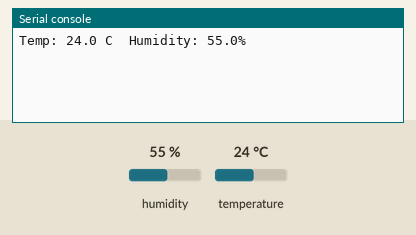
Recording of a program running on a simulated CircuitPython board. Parts: the last lines printed to the serial console. Inputs (shaded band) come from the test bench; at power-on: humidity 55 %, temperature 24 °C.

Above: at 1.2 s.
1.3 s: humidity set to 22 %
At 3.4 s:
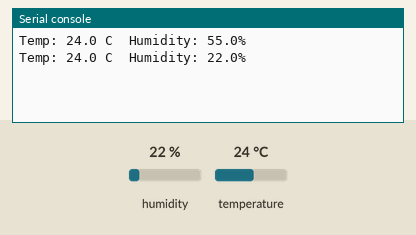
4.3 s: temperature set to 12 °C
At 5.8 s:
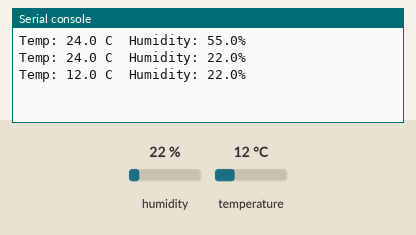
7.3 s: humidity set to 40 %
At 10.6 s:
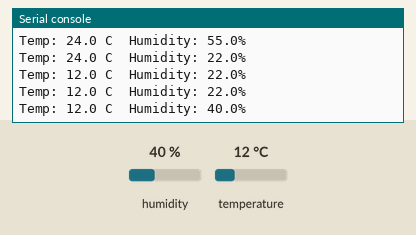
Timing chart, 0 to 12.1 s (numbered marks = the images above; inputs shaded):
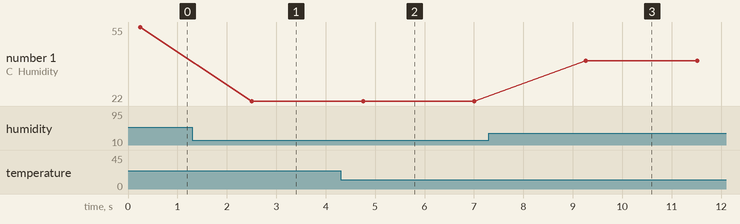

Measured:
- after the input at 1.3 s, the serial console: prints a new line after 1.2 s (image 1)
- after the input at 4.3 s, the serial console: prints a new line after 0.46 s (image 2)
- after the input at 7.3 s, the serial console: prints a new line after 2.0 s (image 3)
- plotted number 1: 55 → 22 after the input at 1.3 s, 22 → 40 after the input at 7.3 s

The program:

example.py
```python
# Raspberry Pi Python script using the adafruit-circuitpython-dht library to read temperature and humidity from a DHT22 on GPIO4, printing results every 2 seconds with basic retry error handling.
#
# Buy this module: https://shillehtek.com/products/shillehtek-dht22-with-cables
# Full manual: https://shillehtek.com/blogs/shillehtek-product-manuals/dht22-digital-temperature-and-humidity-sensor-module-with-cable
# More examples: https://github.com/shillehbean/shillehtek-examples
#

#!/usr/bin/env python3
# DHT22 - Raspberry Pi Example
# Install: pip install adafruit-circuitpython-dht
# Also: sudo apt install libgpiod2

import time
import board
import adafruit_dht

# DATA pin connected to GPIO 4 (physical pin 7)
dht = adafruit_dht.DHT22(board.D4)

while True:
    try:
        temp = dht.temperature
        humid = dht.humidity
        print(f"Temp: {temp:.1f} C  Humidity: {humid:.1f}%")
    except RuntimeError as e:
        # Reading failed (timing issue), just retry
        print("Read error:", e.args[0])
    time.sleep(2.0)
```
